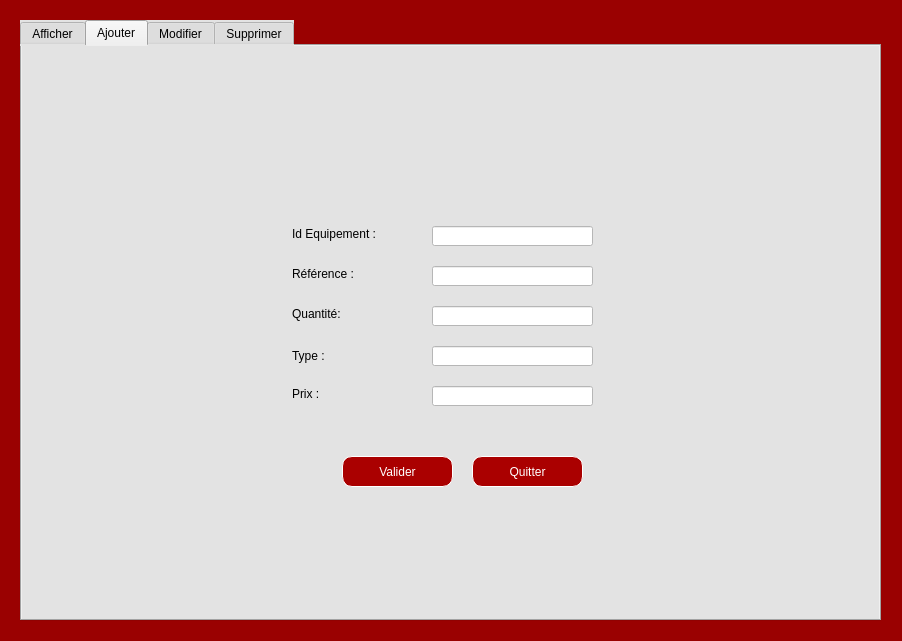
<?xml version="1.0" encoding="UTF-8"?>
<ui version="4.0">
 <class>Equipement</class>
 <widget class="QDialog" name="Equipement">
  <property name="geometry">
   <rect>
    <x>0</x>
    <y>0</y>
    <width>902</width>
    <height>641</height>
   </rect>
  </property>
  <property name="windowTitle">
   <string>Equipement</string>
  </property>
  <property name="styleSheet">
   <string notr="true">background-color: rgb(154, 1, 1);</string>
  </property>
  <widget class="QTabWidget" name="tabWidget">
   <property name="geometry">
    <rect>
     <x>20</x>
     <y>20</y>
     <width>861</width>
     <height>601</height>
    </rect>
   </property>
   <property name="styleSheet">
    <string notr="true">background-color: rgb(227, 227, 227);
font: 9pt &quot;Sitka&quot;;</string>
   </property>
   <property name="currentIndex">
    <number>1</number>
   </property>
   <widget class="QWidget" name="tab_2">
    <attribute name="title">
     <string>Afficher</string>
    </attribute>
    <widget class="QLabel" name="label_2">
     <property name="geometry">
      <rect>
       <x>0</x>
       <y>-40</y>
       <width>871</width>
       <height>671</height>
      </rect>
     </property>
     <property name="styleSheet">
      <string notr="true">image: url(:/new/prefix1/BackRouge.png);</string>
     </property>
     <property name="text">
      <string/>
     </property>
    </widget>
    <widget class="QScrollBar" name="verticalScrollBar">
     <property name="geometry">
      <rect>
       <x>890</x>
       <y>90</y>
       <width>20</width>
       <height>441</height>
      </rect>
     </property>
     <property name="orientation">
      <enum>Qt::Vertical</enum>
     </property>
    </widget>
    <widget class="QTableWidget" name="tableWidget">
     <property name="geometry">
      <rect>
       <x>50</x>
       <y>160</y>
       <width>521</width>
       <height>331</height>
      </rect>
     </property>
     <property name="styleSheet">
      <string notr="true">background-color: rgb(255, 255, 255);</string>
     </property>
     <row>
      <property name="text">
       <string/>
      </property>
     </row>
     <row>
      <property name="text">
       <string/>
      </property>
     </row>
     <row>
      <property name="text">
       <string/>
      </property>
     </row>
     <row>
      <property name="text">
       <string/>
      </property>
     </row>
     <row>
      <property name="text">
       <string/>
      </property>
     </row>
     <row>
      <property name="text">
       <string/>
      </property>
     </row>
     <row>
      <property name="text">
       <string/>
      </property>
     </row>
     <row>
      <property name="text">
       <string/>
      </property>
     </row>
     <row>
      <property name="text">
       <string/>
      </property>
     </row>
     <row>
      <property name="text">
       <string/>
      </property>
     </row>
     <column>
      <property name="text">
       <string>Id</string>
      </property>
     </column>
     <column>
      <property name="text">
       <string>Reference</string>
      </property>
     </column>
     <column>
      <property name="text">
       <string>Quantité</string>
      </property>
     </column>
     <column>
      <property name="text">
       <string>Type</string>
      </property>
     </column>
     <column>
      <property name="text">
       <string>Prix</string>
      </property>
     </column>
    </widget>
    <widget class="QLabel" name="label_15">
     <property name="geometry">
      <rect>
       <x>770</x>
       <y>30</y>
       <width>41</width>
       <height>31</height>
      </rect>
     </property>
     <property name="styleSheet">
      <string notr="true">image: url(:/new/prefix1/Tri.png);</string>
     </property>
     <property name="text">
      <string/>
     </property>
    </widget>
    <widget class="QComboBox" name="comboBox_3">
     <property name="geometry">
      <rect>
       <x>510</x>
       <y>30</y>
       <width>261</width>
       <height>31</height>
      </rect>
     </property>
    </widget>
    <widget class="QPushButton" name="pushButton_17">
     <property name="geometry">
      <rect>
       <x>640</x>
       <y>170</y>
       <width>121</width>
       <height>121</height>
      </rect>
     </property>
     <property name="styleSheet">
      <string notr="true">background-color: rgb(255, 255, 255);
border :1px solid rgb(255, 255, 255);
border-radius :10px;
color: #FFF;
padding-left: 20px;
padding-right:20px;
</string>
     </property>
     <property name="text">
      <string/>
     </property>
    </widget>
    <widget class="QLabel" name="label_14">
     <property name="geometry">
      <rect>
       <x>650</x>
       <y>180</y>
       <width>101</width>
       <height>101</height>
      </rect>
     </property>
     <property name="styleSheet">
      <string notr="true">background-color: rgb(255, 255, 255);
image: url(:/new/prefix1/CodeQR.png);</string>
     </property>
     <property name="text">
      <string/>
     </property>
    </widget>
    <widget class="QPushButton" name="pushButton_18">
     <property name="geometry">
      <rect>
       <x>640</x>
       <y>340</y>
       <width>121</width>
       <height>121</height>
      </rect>
     </property>
     <property name="styleSheet">
      <string notr="true">background-color: rgb(255, 255, 255);
border :1px solid rgb(255, 255, 255);
border-radius :10px;
color: #FFF;
padding-left: 20px;
padding-right:20px;
</string>
     </property>
     <property name="text">
      <string/>
     </property>
    </widget>
    <widget class="QLabel" name="label_17">
     <property name="geometry">
      <rect>
       <x>650</x>
       <y>350</y>
       <width>101</width>
       <height>101</height>
      </rect>
     </property>
     <property name="styleSheet">
      <string notr="true">background-color: rgb(255, 255, 255);
image: url(:/new/prefix1/Statistiques.png);</string>
     </property>
     <property name="text">
      <string/>
     </property>
    </widget>
    <widget class="QLabel" name="label_44">
     <property name="geometry">
      <rect>
       <x>70</x>
       <y>30</y>
       <width>321</width>
       <height>51</height>
      </rect>
     </property>
     <property name="styleSheet">
      <string notr="true">background-color: rgb(155, 1, 1);</string>
     </property>
     <property name="text">
      <string>&lt;html&gt;&lt;head/&gt;&lt;body&gt;&lt;p&gt;&lt;span style=&quot; font-size:26pt; font-weight:600;&quot;&gt;STREAMFLIX&lt;/span&gt;&lt;/p&gt;&lt;/body&gt;&lt;/html&gt;</string>
     </property>
    </widget>
    <widget class="QLabel" name="label_40">
     <property name="geometry">
      <rect>
       <x>10</x>
       <y>20</y>
       <width>61</width>
       <height>71</height>
      </rect>
     </property>
     <property name="styleSheet">
      <string notr="true">background-color: rgb(155, 1, 1);
image: url(:/new/prefix1/Logo.png);</string>
     </property>
     <property name="text">
      <string/>
     </property>
    </widget>
   </widget>
   <widget class="QWidget" name="tab">
    <attribute name="title">
     <string>Ajouter</string>
    </attribute>
    <widget class="QLabel" name="label_3">
     <property name="geometry">
      <rect>
       <x>-170</x>
       <y>0</y>
       <width>1201</width>
       <height>571</height>
      </rect>
     </property>
     <property name="styleSheet">
      <string notr="true">image: url(:/new/prefix1/Background.png);</string>
     </property>
     <property name="text">
      <string/>
     </property>
    </widget>
    <widget class="QLineEdit" name="lineEdit">
     <property name="geometry">
      <rect>
       <x>410</x>
       <y>260</y>
       <width>161</width>
       <height>20</height>
      </rect>
     </property>
     <property name="styleSheet">
      <string notr="true">background-color: rgb(255, 255, 255);</string>
     </property>
    </widget>
    <widget class="QLineEdit" name="lineEdit_2">
     <property name="geometry">
      <rect>
       <x>410</x>
       <y>340</y>
       <width>161</width>
       <height>20</height>
      </rect>
     </property>
     <property name="styleSheet">
      <string notr="true">background-color: rgb(255, 255, 255);</string>
     </property>
    </widget>
    <widget class="QLabel" name="label_4">
     <property name="geometry">
      <rect>
       <x>270</x>
       <y>180</y>
       <width>121</width>
       <height>16</height>
      </rect>
     </property>
     <property name="styleSheet">
      <string notr="true">background-color: rgb(227, 227, 227);</string>
     </property>
     <property name="text">
      <string>Id Equipement :</string>
     </property>
    </widget>
    <widget class="QLabel" name="label_6">
     <property name="geometry">
      <rect>
       <x>270</x>
       <y>220</y>
       <width>81</width>
       <height>16</height>
      </rect>
     </property>
     <property name="text">
      <string>Référence :</string>
     </property>
    </widget>
    <widget class="QLabel" name="label_7">
     <property name="geometry">
      <rect>
       <x>270</x>
       <y>340</y>
       <width>91</width>
       <height>16</height>
      </rect>
     </property>
     <property name="text">
      <string>Prix :</string>
     </property>
    </widget>
    <widget class="QLabel" name="label_9">
     <property name="geometry">
      <rect>
       <x>270</x>
       <y>300</y>
       <width>101</width>
       <height>20</height>
      </rect>
     </property>
     <property name="text">
      <string>Type :</string>
     </property>
    </widget>
    <widget class="QLineEdit" name="lineEdit_3">
     <property name="geometry">
      <rect>
       <x>410</x>
       <y>220</y>
       <width>161</width>
       <height>20</height>
      </rect>
     </property>
     <property name="styleSheet">
      <string notr="true">background-color: rgb(255, 255, 255);</string>
     </property>
    </widget>
    <widget class="QLineEdit" name="lineEdit_6">
     <property name="geometry">
      <rect>
       <x>410</x>
       <y>180</y>
       <width>161</width>
       <height>20</height>
      </rect>
     </property>
     <property name="styleSheet">
      <string notr="true">background-color: rgb(255, 255, 255);</string>
     </property>
    </widget>
    <widget class="QPushButton" name="pushButton_8">
     <property name="geometry">
      <rect>
       <x>450</x>
       <y>410</y>
       <width>111</width>
       <height>31</height>
      </rect>
     </property>
     <property name="styleSheet">
      <string notr="true">background-color: rgb(170, 0, 0);
border :1px solid rgb(255, 255, 255);
border-radius :10px;
color: #FFF;
padding-left: 20px;
padding-right:20px;
</string>
     </property>
     <property name="text">
      <string>Quitter</string>
     </property>
    </widget>
    <widget class="QPushButton" name="pushButton_9">
     <property name="geometry">
      <rect>
       <x>320</x>
       <y>410</y>
       <width>111</width>
       <height>31</height>
      </rect>
     </property>
     <property name="styleSheet">
      <string notr="true">background-color: rgb(170, 0, 0);
border :1px solid rgb(255, 255, 255);
border-radius :10px;
color: #FFF;
padding-left: 20px;
padding-right:20px;
</string>
     </property>
     <property name="text">
      <string>Valider</string>
     </property>
    </widget>
    <widget class="QLabel" name="label_11">
     <property name="geometry">
      <rect>
       <x>270</x>
       <y>260</y>
       <width>101</width>
       <height>16</height>
      </rect>
     </property>
     <property name="text">
      <string>Quantité:</string>
     </property>
    </widget>
    <widget class="QLineEdit" name="lineEdit_9">
     <property name="geometry">
      <rect>
       <x>410</x>
       <y>300</y>
       <width>161</width>
       <height>20</height>
      </rect>
     </property>
     <property name="styleSheet">
      <string notr="true">background-color: rgb(255, 255, 255);</string>
     </property>
    </widget>
   </widget>
   <widget class="QWidget" name="tab_3">
    <attribute name="title">
     <string>Modifier</string>
    </attribute>
    <widget class="QLabel" name="label_18">
     <property name="geometry">
      <rect>
       <x>-170</x>
       <y>0</y>
       <width>1201</width>
       <height>571</height>
      </rect>
     </property>
     <property name="styleSheet">
      <string notr="true">image: url(:/new/prefix1/Background.png);</string>
     </property>
     <property name="text">
      <string/>
     </property>
    </widget>
    <widget class="QPushButton" name="pushButton_11">
     <property name="geometry">
      <rect>
       <x>450</x>
       <y>420</y>
       <width>111</width>
       <height>31</height>
      </rect>
     </property>
     <property name="styleSheet">
      <string notr="true">background-color: rgb(170, 0, 0);
border :1px solid rgb(255, 255, 255);
border-radius :10px;
color: #FFF;
padding-left: 20px;
padding-right:20px;
</string>
     </property>
     <property name="text">
      <string>Quitter</string>
     </property>
    </widget>
    <widget class="QPushButton" name="pushButton_10">
     <property name="geometry">
      <rect>
       <x>320</x>
       <y>420</y>
       <width>111</width>
       <height>31</height>
      </rect>
     </property>
     <property name="styleSheet">
      <string notr="true">background-color: rgb(170, 0, 0);
border :1px solid rgb(255, 255, 255);
border-radius :10px;
color: #FFF;
padding-left: 20px;
padding-right:20px;
</string>
     </property>
     <property name="text">
      <string>Valider</string>
     </property>
    </widget>
    <widget class="QLineEdit" name="lineEdit_7">
     <property name="geometry">
      <rect>
       <x>420</x>
       <y>180</y>
       <width>161</width>
       <height>20</height>
      </rect>
     </property>
     <property name="styleSheet">
      <string notr="true">background-color: rgb(255, 255, 255);</string>
     </property>
    </widget>
    <widget class="QLineEdit" name="lineEdit_4">
     <property name="geometry">
      <rect>
       <x>420</x>
       <y>220</y>
       <width>161</width>
       <height>20</height>
      </rect>
     </property>
     <property name="styleSheet">
      <string notr="true">background-color: rgb(255, 255, 255);</string>
     </property>
    </widget>
    <widget class="QLabel" name="label_8">
     <property name="geometry">
      <rect>
       <x>280</x>
       <y>340</y>
       <width>91</width>
       <height>16</height>
      </rect>
     </property>
     <property name="text">
      <string>Prix :</string>
     </property>
    </widget>
    <widget class="QLineEdit" name="lineEdit_5">
     <property name="geometry">
      <rect>
       <x>420</x>
       <y>340</y>
       <width>161</width>
       <height>20</height>
      </rect>
     </property>
     <property name="styleSheet">
      <string notr="true">background-color: rgb(255, 255, 255);</string>
     </property>
    </widget>
    <widget class="QLineEdit" name="lineEdit_10">
     <property name="geometry">
      <rect>
       <x>420</x>
       <y>300</y>
       <width>161</width>
       <height>20</height>
      </rect>
     </property>
     <property name="styleSheet">
      <string notr="true">background-color: rgb(255, 255, 255);</string>
     </property>
    </widget>
    <widget class="QLineEdit" name="lineEdit_8">
     <property name="geometry">
      <rect>
       <x>420</x>
       <y>260</y>
       <width>161</width>
       <height>20</height>
      </rect>
     </property>
     <property name="styleSheet">
      <string notr="true">background-color: rgb(255, 255, 255);</string>
     </property>
    </widget>
    <widget class="QLabel" name="label_10">
     <property name="geometry">
      <rect>
       <x>280</x>
       <y>300</y>
       <width>101</width>
       <height>20</height>
      </rect>
     </property>
     <property name="text">
      <string>Type :</string>
     </property>
    </widget>
    <widget class="QLabel" name="label_12">
     <property name="geometry">
      <rect>
       <x>280</x>
       <y>220</y>
       <width>81</width>
       <height>16</height>
      </rect>
     </property>
     <property name="text">
      <string>Référence :</string>
     </property>
    </widget>
    <widget class="QLabel" name="label_13">
     <property name="geometry">
      <rect>
       <x>280</x>
       <y>260</y>
       <width>101</width>
       <height>16</height>
      </rect>
     </property>
     <property name="text">
      <string>Quantité:</string>
     </property>
    </widget>
    <widget class="QLabel" name="label_5">
     <property name="geometry">
      <rect>
       <x>280</x>
       <y>180</y>
       <width>121</width>
       <height>16</height>
      </rect>
     </property>
     <property name="styleSheet">
      <string notr="true">background-color: rgb(227, 227, 227);</string>
     </property>
     <property name="text">
      <string>Id Equipement :</string>
     </property>
    </widget>
   </widget>
   <widget class="QWidget" name="tab_4">
    <attribute name="title">
     <string>Supprimer</string>
    </attribute>
    <widget class="QLabel" name="label_38">
     <property name="geometry">
      <rect>
       <x>-170</x>
       <y>0</y>
       <width>1201</width>
       <height>571</height>
      </rect>
     </property>
     <property name="styleSheet">
      <string notr="true">image: url(:/new/prefix1/Background.png);</string>
     </property>
     <property name="text">
      <string/>
     </property>
    </widget>
    <widget class="QLabel" name="label_39">
     <property name="geometry">
      <rect>
       <x>230</x>
       <y>260</y>
       <width>131</width>
       <height>31</height>
      </rect>
     </property>
     <property name="styleSheet">
      <string notr="true">background-color: rgb(227, 227, 227);</string>
     </property>
     <property name="text">
      <string>Id Equipement :</string>
     </property>
    </widget>
    <widget class="QLineEdit" name="lineEdit_14">
     <property name="geometry">
      <rect>
       <x>360</x>
       <y>260</y>
       <width>191</width>
       <height>31</height>
      </rect>
     </property>
     <property name="styleSheet">
      <string notr="true">background-color: rgb(255, 255, 255);</string>
     </property>
    </widget>
    <widget class="QPushButton" name="pushButton_14">
     <property name="geometry">
      <rect>
       <x>320</x>
       <y>370</y>
       <width>201</width>
       <height>41</height>
      </rect>
     </property>
     <property name="styleSheet">
      <string notr="true">background-color: rgb(170, 0, 0);
border :1px solid rgb(255, 255, 255);
border-radius :10px;
color: #FFF;
padding-left: 20px;
padding-right:20px;
</string>
     </property>
     <property name="text">
      <string>Supprimer</string>
     </property>
    </widget>
    <widget class="QLabel" name="label_28">
     <property name="geometry">
      <rect>
       <x>550</x>
       <y>260</y>
       <width>41</width>
       <height>31</height>
      </rect>
     </property>
     <property name="styleSheet">
      <string notr="true">image: url(:/new/prefix1/Recherche.png);
background-color: rgb(255, 255, 255);</string>
     </property>
     <property name="text">
      <string/>
     </property>
    </widget>
    <widget class="QPushButton" name="pushButton_19">
     <property name="geometry">
      <rect>
       <x>630</x>
       <y>130</y>
       <width>101</width>
       <height>91</height>
      </rect>
     </property>
     <property name="styleSheet">
      <string notr="true">background-color: rgb(255, 255, 255);
border :1px solid rgb(255, 255, 255);
border-radius :10px;
color: #FFF;
padding-left: 20px;
padding-right:20px;
</string>
     </property>
     <property name="text">
      <string/>
     </property>
    </widget>
    <widget class="QPushButton" name="pushButton_21">
     <property name="geometry">
      <rect>
       <x>510</x>
       <y>130</y>
       <width>101</width>
       <height>91</height>
      </rect>
     </property>
     <property name="styleSheet">
      <string notr="true">background-color: rgb(255, 255, 255);
border :1px solid rgb(255, 255, 255);
border-radius :10px;
color: #FFF;
padding-left: 20px;
padding-right:20px;
</string>
     </property>
     <property name="text">
      <string/>
     </property>
    </widget>
    <widget class="QLabel" name="label_16">
     <property name="geometry">
      <rect>
       <x>640</x>
       <y>140</y>
       <width>71</width>
       <height>71</height>
      </rect>
     </property>
     <property name="styleSheet">
      <string notr="true">image: url(:/new/prefix1/EXCEL.png);
background-color: rgb(255, 255, 255);</string>
     </property>
     <property name="text">
      <string/>
     </property>
    </widget>
    <widget class="QLabel" name="label_21">
     <property name="geometry">
      <rect>
       <x>520</x>
       <y>140</y>
       <width>81</width>
       <height>71</height>
      </rect>
     </property>
     <property name="styleSheet">
      <string notr="true">background-color: rgb(255, 255, 255);
image: url(:/new/prefix1/Capture.png);</string>
     </property>
     <property name="text">
      <string/>
     </property>
    </widget>
   </widget>
  </widget>
 </widget>
 <resources/>
 <connections/>
</ui>
